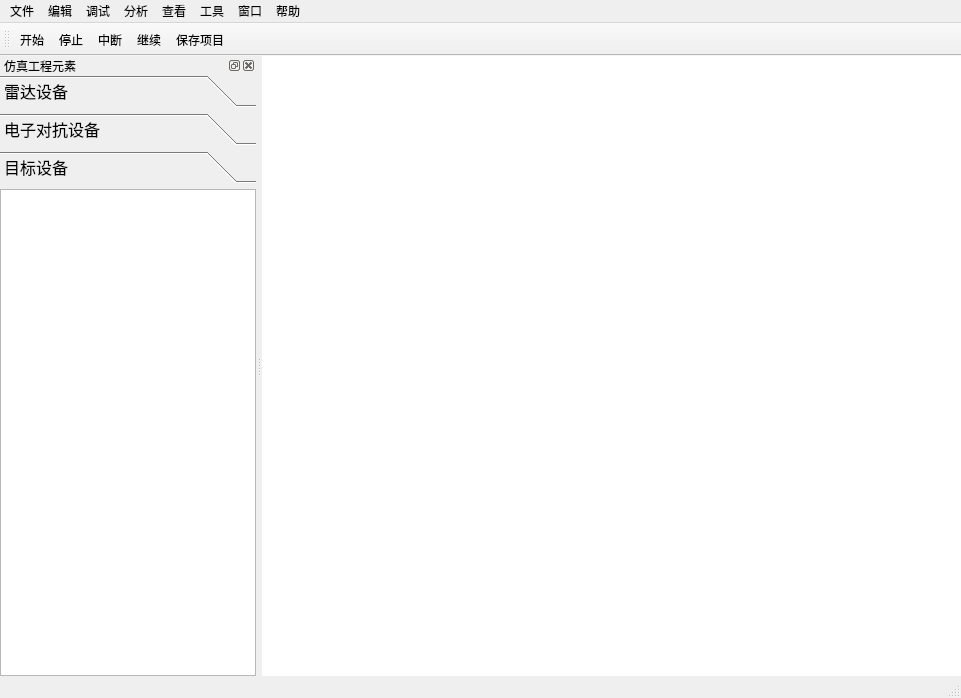
<?xml version="1.0" encoding="UTF-8"?>
<ui version="4.0">
 <class>MainWindow</class>
 <widget class="QMainWindow" name="MainWindow">
  <property name="geometry">
   <rect>
    <x>0</x>
    <y>0</y>
    <width>961</width>
    <height>698</height>
   </rect>
  </property>
  <property name="windowTitle">
   <string>MainWindow</string>
  </property>
  <property name="whatsThis">
   <string>&lt;html&gt;&lt;head/&gt;&lt;body&gt;&lt;p&gt;&lt;span style=&quot; color:#cc0000;&quot;&gt;main board&lt;/span&gt;&lt;/p&gt;&lt;/body&gt;&lt;/html&gt;</string>
  </property>
  <widget class="QWidget" name="centralWidget">
   <layout class="QGridLayout" name="gridLayout_2">
    <property name="leftMargin">
     <number>0</number>
    </property>
    <property name="topMargin">
     <number>0</number>
    </property>
    <property name="rightMargin">
     <number>0</number>
    </property>
    <property name="bottomMargin">
     <number>0</number>
    </property>
    <property name="spacing">
     <number>0</number>
    </property>
    <item row="0" column="0">
     <widget class="QGraphicsView" name="graphicsView">
      <property name="frameShape">
       <enum>QFrame::NoFrame</enum>
      </property>
     </widget>
    </item>
   </layout>
  </widget>
  <widget class="QMenuBar" name="menuBar">
   <property name="geometry">
    <rect>
     <x>0</x>
     <y>0</y>
     <width>961</width>
     <height>21</height>
    </rect>
   </property>
   <widget class="QMenu" name="menu">
    <property name="title">
     <string>查看</string>
    </property>
    <addaction name="actionOpenGL"/>
    <addaction name="actionCurve"/>
    <addaction name="actionEquip"/>
    <addaction name="actionToolsBar"/>
   </widget>
   <widget class="QMenu" name="menu_2">
    <property name="title">
     <string>文件</string>
    </property>
    <addaction name="actionopenproject"/>
    <addaction name="actionopenfile"/>
    <addaction name="actionrecentproject"/>
    <addaction name="separator"/>
    <addaction name="actionsaveproject"/>
    <addaction name="actionsaveallproject"/>
    <addaction name="separator"/>
    <addaction name="actioncloseproject"/>
    <addaction name="actioncloseallproject"/>
    <addaction name="actionexit"/>
   </widget>
   <widget class="QMenu" name="menu_3">
    <property name="title">
     <string>编辑</string>
    </property>
    <addaction name="actionredo"/>
    <addaction name="actionundo"/>
    <addaction name="actiondelete"/>
    <addaction name="actionedit"/>
   </widget>
   <widget class="QMenu" name="menu_4">
    <property name="title">
     <string>调试</string>
    </property>
    <addaction name="actionstart"/>
    <addaction name="actionstop"/>
    <addaction name="actioninterrupt"/>
    <addaction name="actioncontinue"/>
   </widget>
   <widget class="QMenu" name="menu_5">
    <property name="title">
     <string>分析</string>
    </property>
   </widget>
   <widget class="QMenu" name="menu_6">
    <property name="title">
     <string>工具</string>
    </property>
    <addaction name="actionoption"/>
   </widget>
   <widget class="QMenu" name="menu_7">
    <property name="title">
     <string>窗口</string>
    </property>
    <addaction name="actionfullScreen"/>
   </widget>
   <widget class="QMenu" name="menu_8">
    <property name="title">
     <string>帮助</string>
    </property>
    <addaction name="actionabout"/>
    <addaction name="actionhelp"/>
   </widget>
   <addaction name="menu_2"/>
   <addaction name="menu_3"/>
   <addaction name="menu_4"/>
   <addaction name="menu_5"/>
   <addaction name="menu"/>
   <addaction name="menu_6"/>
   <addaction name="menu_7"/>
   <addaction name="menu_8"/>
  </widget>
  <widget class="QToolBar" name="mainToolBar">
   <property name="windowTitle">
    <string>状态栏</string>
   </property>
   <attribute name="toolBarArea">
    <enum>TopToolBarArea</enum>
   </attribute>
   <attribute name="toolBarBreak">
    <bool>false</bool>
   </attribute>
   <addaction name="actionstart"/>
   <addaction name="actionstop"/>
   <addaction name="actioninterrupt"/>
   <addaction name="actioncontinue"/>
   <addaction name="actionsaveproject"/>
  </widget>
  <widget class="QStatusBar" name="statusBar"/>
  <widget class="QDockWidget" name="dockWidget_left">
   <property name="sizePolicy">
    <sizepolicy hsizetype="Expanding" vsizetype="Preferred">
     <horstretch>0</horstretch>
     <verstretch>0</verstretch>
    </sizepolicy>
   </property>
   <property name="floating">
    <bool>false</bool>
   </property>
   <property name="windowTitle">
    <string>仿真工程元素</string>
   </property>
   <attribute name="dockWidgetArea">
    <number>1</number>
   </attribute>
   <widget class="QWidget" name="dockWidgetContents">
    <layout class="QGridLayout" name="gridLayout">
     <property name="leftMargin">
      <number>0</number>
     </property>
     <property name="topMargin">
      <number>0</number>
     </property>
     <property name="rightMargin">
      <number>0</number>
     </property>
     <property name="bottomMargin">
      <number>0</number>
     </property>
     <property name="spacing">
      <number>0</number>
     </property>
     <item row="0" column="0">
      <widget class="QToolBox" name="toolBox_left">
       <property name="font">
        <font>
         <family>黑体</family>
         <pointsize>12</pointsize>
        </font>
       </property>
       <property name="frameShape">
        <enum>QFrame::NoFrame</enum>
       </property>
       <property name="frameShadow">
        <enum>QFrame::Plain</enum>
       </property>
       <property name="currentIndex">
        <number>2</number>
       </property>
       <property name="tabSpacing">
        <number>6</number>
       </property>
       <widget class="QWidget" name="page_radar">
        <property name="geometry">
         <rect>
          <x>0</x>
          <y>0</y>
          <width>256</width>
          <height>511</height>
         </rect>
        </property>
        <attribute name="icon">
         <iconset resource="../Res/res.qrc">
          <normaloff>:/img/radar.png</normaloff>:/img/radar.png</iconset>
        </attribute>
        <attribute name="label">
         <string>雷达设备</string>
        </attribute>
        <layout class="QGridLayout" name="gridLayout_3">
         <property name="leftMargin">
          <number>0</number>
         </property>
         <property name="topMargin">
          <number>0</number>
         </property>
         <property name="rightMargin">
          <number>0</number>
         </property>
         <property name="bottomMargin">
          <number>0</number>
         </property>
         <property name="spacing">
          <number>0</number>
         </property>
         <item row="0" column="0">
          <widget class="QListWidget" name="listWidget_rader"/>
         </item>
        </layout>
       </widget>
       <widget class="QWidget" name="page_ecm">
        <property name="geometry">
         <rect>
          <x>0</x>
          <y>0</y>
          <width>256</width>
          <height>511</height>
         </rect>
        </property>
        <attribute name="icon">
         <iconset resource="../Res/res.qrc">
          <normaloff>:/img/ecmdemo.jpg</normaloff>:/img/ecmdemo.jpg</iconset>
        </attribute>
        <attribute name="label">
         <string>电子对抗设备</string>
        </attribute>
        <layout class="QGridLayout" name="gridLayout_4">
         <property name="leftMargin">
          <number>0</number>
         </property>
         <property name="topMargin">
          <number>0</number>
         </property>
         <property name="rightMargin">
          <number>0</number>
         </property>
         <property name="bottomMargin">
          <number>0</number>
         </property>
         <property name="spacing">
          <number>0</number>
         </property>
         <item row="0" column="0">
          <widget class="QListWidget" name="listWidget_ecm"/>
         </item>
        </layout>
       </widget>
       <widget class="QWidget" name="paje_object">
        <property name="geometry">
         <rect>
          <x>0</x>
          <y>0</y>
          <width>256</width>
          <height>511</height>
         </rect>
        </property>
        <attribute name="icon">
         <iconset resource="../Res/res.qrc">
          <normaloff>:/img/input.png</normaloff>:/img/input.png</iconset>
        </attribute>
        <attribute name="label">
         <string>目标设备</string>
        </attribute>
        <layout class="QGridLayout" name="gridLayout_5">
         <property name="leftMargin">
          <number>0</number>
         </property>
         <property name="topMargin">
          <number>0</number>
         </property>
         <property name="rightMargin">
          <number>0</number>
         </property>
         <property name="bottomMargin">
          <number>0</number>
         </property>
         <property name="spacing">
          <number>0</number>
         </property>
         <item row="0" column="0">
          <widget class="QListWidget" name="listWidget_object"/>
         </item>
        </layout>
       </widget>
      </widget>
     </item>
    </layout>
   </widget>
  </widget>
  <action name="actionOpenGL">
   <property name="icon">
    <iconset resource="../Res/res.qrc">
     <normaloff>:/img/opengl.png</normaloff>:/img/opengl.png</iconset>
   </property>
   <property name="text">
    <string>OpenGL</string>
   </property>
  </action>
  <action name="actionabout">
   <property name="icon">
    <iconset resource="../Res/res.qrc">
     <normaloff>:/img/about.png</normaloff>:/img/about.png</iconset>
   </property>
   <property name="text">
    <string>关于</string>
   </property>
  </action>
  <action name="actionhelp">
   <property name="icon">
    <iconset resource="../Res/res.qrc">
     <normaloff>:/img/help.png</normaloff>:/img/help.png</iconset>
   </property>
   <property name="text">
    <string>帮助</string>
   </property>
  </action>
  <action name="actionfullScreen">
   <property name="icon">
    <iconset resource="../Res/res.qrc">
     <normaloff>:/img/full-screen.png</normaloff>:/img/full-screen.png</iconset>
   </property>
   <property name="text">
    <string>全屏</string>
   </property>
  </action>
  <action name="actionoption">
   <property name="icon">
    <iconset resource="../Res/res.qrc">
     <normaloff>:/img/options.png</normaloff>:/img/options.png</iconset>
   </property>
   <property name="text">
    <string>选项</string>
   </property>
  </action>
  <action name="actionstart">
   <property name="icon">
    <iconset resource="../Res/res.qrc">
     <normaloff>:/img/start.png</normaloff>:/img/start.png</iconset>
   </property>
   <property name="text">
    <string>开始</string>
   </property>
  </action>
  <action name="actionstop">
   <property name="icon">
    <iconset resource="../Res/res.qrc">
     <normaloff>:/img/stop.png</normaloff>:/img/stop.png</iconset>
   </property>
   <property name="text">
    <string>停止</string>
   </property>
  </action>
  <action name="actioninterrupt">
   <property name="icon">
    <iconset resource="../Res/res.qrc">
     <normaloff>:/img/interrupt.png</normaloff>:/img/interrupt.png</iconset>
   </property>
   <property name="text">
    <string>中断</string>
   </property>
  </action>
  <action name="actioncontinue">
   <property name="icon">
    <iconset resource="../Res/res.qrc">
     <normaloff>:/img/continue.png</normaloff>:/img/continue.png</iconset>
   </property>
   <property name="text">
    <string>继续</string>
   </property>
  </action>
  <action name="actionredo">
   <property name="icon">
    <iconset resource="../Res/res.qrc">
     <normaloff>:/img/redo.png</normaloff>:/img/redo.png</iconset>
   </property>
   <property name="text">
    <string>重做</string>
   </property>
  </action>
  <action name="actionundo">
   <property name="icon">
    <iconset resource="../Res/res.qrc">
     <normaloff>:/img/undo.png</normaloff>:/img/undo.png</iconset>
   </property>
   <property name="text">
    <string>撤销</string>
   </property>
  </action>
  <action name="actiondelete">
   <property name="icon">
    <iconset resource="../Res/res.qrc">
     <normaloff>:/img/delete-equipment.png</normaloff>:/img/delete-equipment.png</iconset>
   </property>
   <property name="text">
    <string>删除设备</string>
   </property>
  </action>
  <action name="actionedit">
   <property name="icon">
    <iconset resource="../Res/res.qrc">
     <normaloff>:/img/edit-equipment.png</normaloff>:/img/edit-equipment.png</iconset>
   </property>
   <property name="text">
    <string>编辑设备</string>
   </property>
  </action>
  <action name="actionopenproject">
   <property name="icon">
    <iconset resource="../Res/res.qrc">
     <normaloff>:/img/open.png</normaloff>:/img/open.png</iconset>
   </property>
   <property name="text">
    <string>打开工程</string>
   </property>
  </action>
  <action name="actionopenfile">
   <property name="icon">
    <iconset resource="../Res/res.qrc">
     <normaloff>:/img/openxml.png</normaloff>:/img/openxml.png</iconset>
   </property>
   <property name="text">
    <string>打开文件</string>
   </property>
  </action>
  <action name="actionrecentproject">
   <property name="icon">
    <iconset resource="../Res/res.qrc">
     <normaloff>:/img/recent.png</normaloff>:/img/recent.png</iconset>
   </property>
   <property name="text">
    <string>近期项目</string>
   </property>
  </action>
  <action name="actionsaveproject">
   <property name="icon">
    <iconset resource="../Res/res.qrc">
     <normaloff>:/img/save-pro.png</normaloff>:/img/save-pro.png</iconset>
   </property>
   <property name="text">
    <string>保存项目</string>
   </property>
  </action>
  <action name="actioncloseproject">
   <property name="icon">
    <iconset resource="../Res/res.qrc">
     <normaloff>:/img/close-pro.png</normaloff>:/img/close-pro.png</iconset>
   </property>
   <property name="text">
    <string>关闭项目</string>
   </property>
  </action>
  <action name="actioncloseallproject">
   <property name="icon">
    <iconset resource="../Res/res.qrc">
     <normaloff>:/img/close-all.png</normaloff>:/img/close-all.png</iconset>
   </property>
   <property name="text">
    <string>关闭所有工程</string>
   </property>
  </action>
  <action name="actionsaveallproject">
   <property name="icon">
    <iconset resource="../Res/res.qrc">
     <normaloff>:/img/save-all.png</normaloff>:/img/save-all.png</iconset>
   </property>
   <property name="text">
    <string>保存所有项目</string>
   </property>
  </action>
  <action name="actionexit">
   <property name="icon">
    <iconset resource="../Res/res.qrc">
     <normaloff>:/img/exit.png</normaloff>:/img/exit.png</iconset>
   </property>
   <property name="text">
    <string>退出</string>
   </property>
  </action>
  <action name="actionCurve">
   <property name="icon">
    <iconset resource="../Res/res.qrc">
     <normaloff>:/img/curve.png</normaloff>:/img/curve.png</iconset>
   </property>
   <property name="text">
    <string>动态曲线</string>
   </property>
  </action>
  <action name="actionEquip">
   <property name="checkable">
    <bool>true</bool>
   </property>
   <property name="checked">
    <bool>true</bool>
   </property>
   <property name="icon">
    <iconset resource="../Res/res.qrc">
     <normaloff>:/img/equipment.png</normaloff>:/img/equipment.png</iconset>
   </property>
   <property name="text">
    <string>装备栏</string>
   </property>
  </action>
  <action name="actionToolsBar">
   <property name="checkable">
    <bool>true</bool>
   </property>
   <property name="checked">
    <bool>true</bool>
   </property>
   <property name="icon">
    <iconset resource="../Res/res.qrc">
     <normaloff>:/img/tools.png</normaloff>:/img/tools.png</iconset>
   </property>
   <property name="text">
    <string>工具栏</string>
   </property>
  </action>
 </widget>
 <layoutdefault spacing="6" margin="11"/>
 <tabstops>
  <tabstop>graphicsView</tabstop>
 </tabstops>
 <resources>
  <include location="../Res/res.qrc"/>
 </resources>
 <connections/>
</ui>
